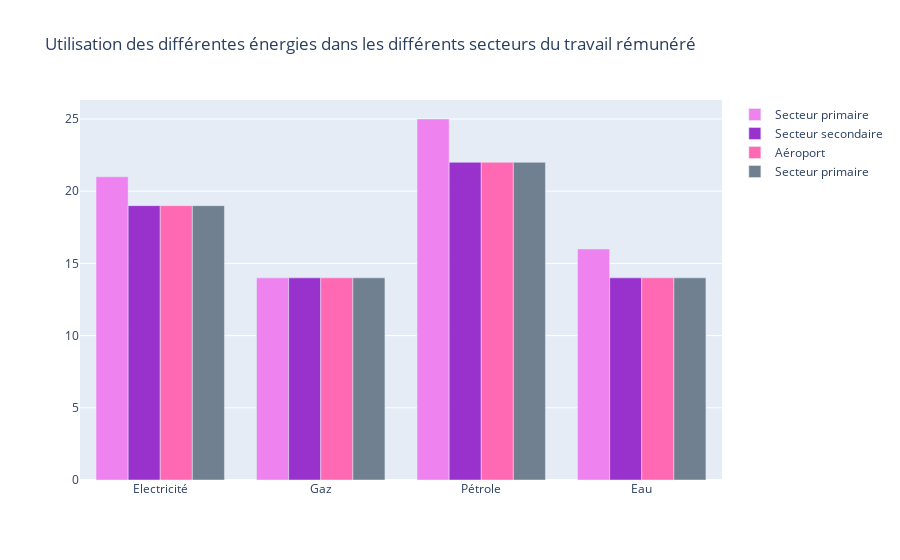

Notebook cell for this chart:
### Code cell
import plotly.graph_objects as go
import ipywidgets as widgets
import plotly.graph_objs as go

energie = ['Electricité', 'Gaz', 'Pétrole', 'Eau']


fig = go.Figure()
fig.add_trace(go.Bar(
    x=energie,
    y=[21, 14, 25, 16],
    name='Secteur primaire',
    marker_color='violet'
))
fig.add_trace(go.Bar(
    x=energie,
    y=[19, 14, 22, 14],
    name='Secteur secondaire',
    marker_color='darkorchid'
))
fig.add_trace(go.Bar(
    x=energie,
    y=[19, 14, 22, 14],
    name='Aéroport',
    marker_color='hotpink'
))
fig.add_trace(go.Bar(
    x=energie,
    y=[19, 14, 22, 14],
    name='Secteur primaire',
    marker_color='slategray'
))




fig.update_layout(
    barmode='group',
    title_text='Utilisation des différentes énergies dans les différents secteurs du travail rémunéré')

### Figure 1 — Plotly figure (JSON) as saved in the notebook; plotly's stock layout.template omitted (floating-point values rounded to 4 significant figures)
{"data": [{"marker": {"color": "violet"}, "name": "Secteur primaire", "type": "bar", "x": ["Electricité", "Gaz", "Pétrole", "Eau"], "y": [21, 14, 25, 16]}, {"marker": {"color": "darkorchid"}, "name": "Secteur secondaire", "type": "bar", "x": ["Electricité", "Gaz", "Pétrole", "Eau"], "y": [19, 14, 22, 14]}, {"marker": {"color": "hotpink"}, "name": "Aéroport", "type": "bar", "x": ["Electricité", "Gaz", "Pétrole", "Eau"], "y": [19, 14, 22, 14]}, {"marker": {"color": "slategray"}, "name": "Secteur primaire", "type": "bar", "x": ["Electricité", "Gaz", "Pétrole", "Eau"], "y": [19, 14, 22, 14]}], "layout": {"barmode": "group", "title": {"text": "Utilisation des différentes énergies dans les différents secteurs du travail rémunéré"}}}
